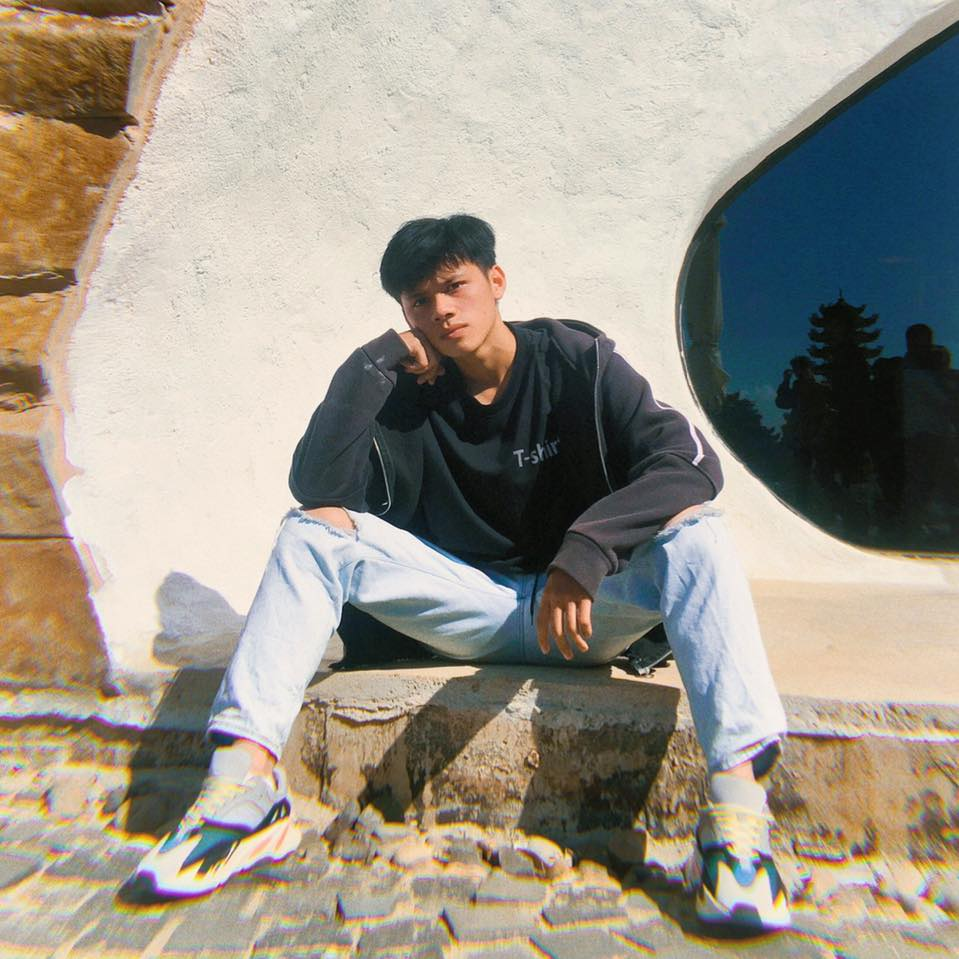
#> input picture Img.jpg, 959 x 959 px
$ python 2.5xFuntion_Img.py
#> lines starting #> are read from the running program, lines starting #| are printed output that depends on the picture; after the words box and inside, x2 and y2 are one past the last pixel; in counts of white or black regions, pixels touching at a corner belong together
import cv2
import numpy as np

path = 'Img.jpg'
kernel = np.ones((3, 3), np.uint8)

image = cv2.imread(path)
#> image is the input picture: shape (959, 959, 3); mean B, G, R 137.4, 149.9, 156.4

img = cv2.resize(image, (500, 500))
imgGray = cv2.cvtColor(img, cv2.COLOR_BGR2GRAY)
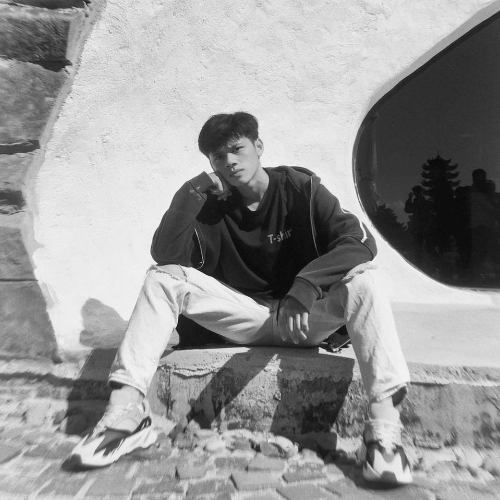
#> imgGray: shape (500, 500); min 5, max 252, mean 150.3
imgBlur = cv2.GaussianBlur(imgGray, (5, 5), 0 )
imgCanny = cv2.Canny(imgBlur, 80, 80)
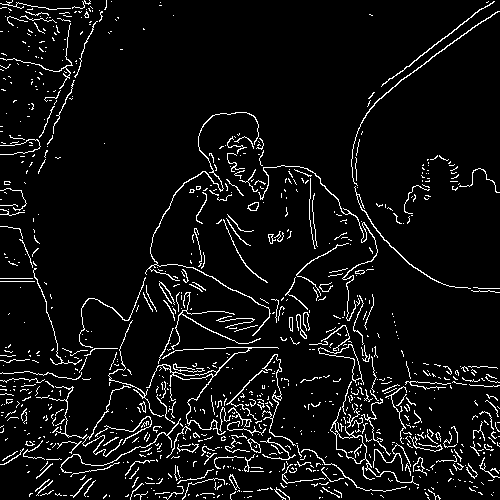
#> imgCanny: shape (500, 500); 6.3% white in thin lines or dots
imgDilation = cv2.dilate(imgCanny, kernel, iterations=1)
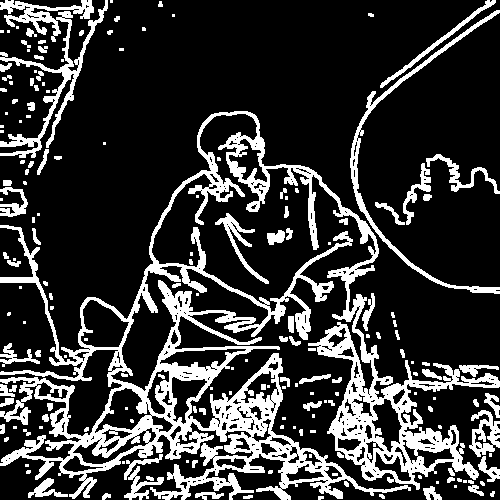
#> imgDilation: shape (500, 500); 21.4% white; 180 white regions (78 under 20 px), largest, box (x1, y1, x2, y2) and area: (0, 111, 500, 500) 37480, (0, 0, 108, 158) 3514, (350, 10, 500, 294) 2091
imgEroded = cv2.erode(imgDilation, kernel, iterations=1)
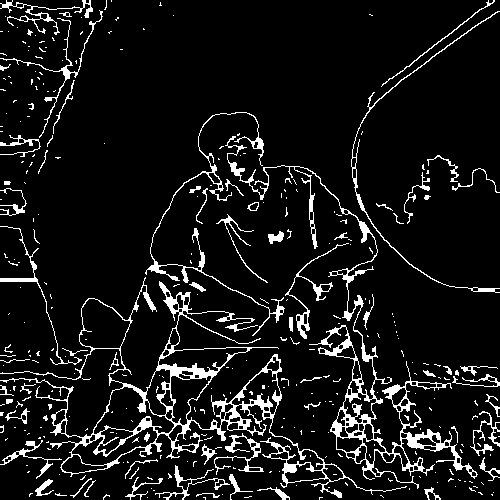
#> imgEroded: shape (500, 500); 8.8% white; 333 white regions (266 under 20 px), largest, box (x1, y1, x2, y2) and area: (0, 277, 407, 498) 6700, (225, 136, 478, 489) 4900, (145, 112, 285, 336) 1279

cv2.imshow('Normal',img)
cv2.imshow('Gray',imgGray)
cv2.imshow('Blur', imgBlur)
cv2.imshow('Canny', imgCanny)
cv2.imshow('Dilation', imgDilation)
cv2.imshow('Eroded', imgEroded)

cv2.waitKey(0)
